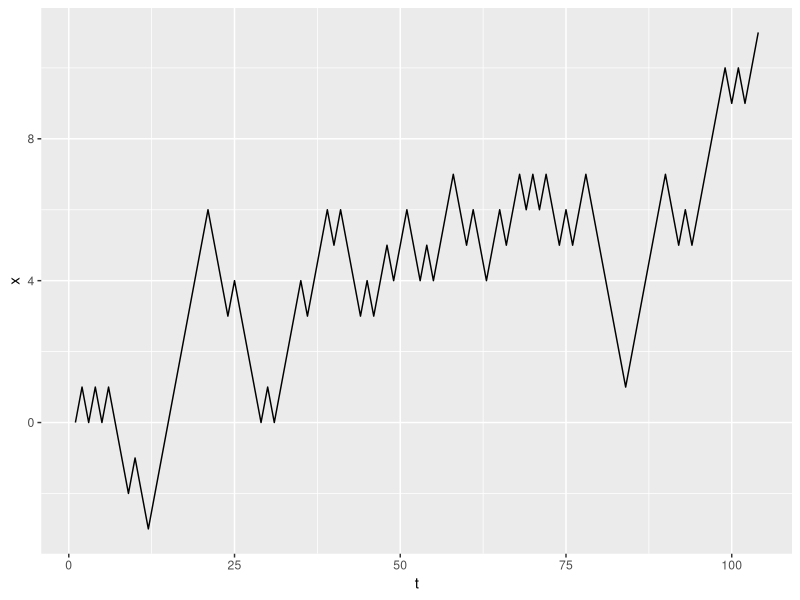

Write the R code that produced this figure. (Note: this script raises an error after producing the figure.)
##1
#a
setwd("/Users/jiayuan/Documents/MA881")
summary = function(x){
  if (is.numeric(x)==FALSE)stop("Invalid input. summary() only takes numeric vectors.")
  return(list(mean(x),median(x),var(x)))
}
z <- c(1,2,3,4,5,6,7,8,9)
summary(z)

#b
f = function(x,n){
  i = 0
  while(i <= n){
    i=i+1
    a <- exp(-x)*(x^i)/factorial(i)
    b <- sum(a)
  }
  print(b)
}
f(2,2)

#c
char = function(x){
  for (i in x) {
    if (is.character(i)){
      print(i)
    }else stop("Invalid input. char() only takes character vectors.")
  }
}
char("hello")

#d
library(ggplot2)
rwalk <- function(k){
  k1 = as.integer(k)
  if(k1 != k)stop("rands() requires an integer value to start.")
  
  i=1
  x=0
  while(x[i] != k){
    if(runif(1)<.5)D = 1
    else D = -1
    i = i+1
    x[i] = x[i-1]+ D
  }
  return(data.frame(x))
}

ser <- data.frame(rwalk(11))
ser
t <- 1:length(ser$x)
qplot(t,x, data=ser, geom="line")


##2
#a
ma3 <- function(x){
  n <- length(x)
  if(n==3){
    (x[1:(n-2)] + x[2:(n-1)] + x[3:n])/3
  }else stop("ma3() requires a vector of length 3.")
}
ma3(c(1,2,3))

#b
mak <- function(x,k){
  n <- length(x)
  i <- 1
  ma <- 0
  while (i<=k){
    ma <- ma + x[i:(n-k+i)]
    i <- i+1
  }
  ma/k
}
mak(c(1:5,6:1),3)

#c
mak(c(1:5,6:1),11)
#There is still a result, 3.273, in this situation.

#d
mak <- function(x,k){
  if(k<length(x)){
    n <- length(x)
    i <- 1
    ma <- 0
    while (i<=k){
      ma <- ma + x[i:(n-k+i)]
      i <- i+1
    }
    ma/k
  }else stop("mak() requires k<length(x).")
}
#>mak(c(1:5,6:1),11)
#Error in mak(c(1:5, 6:1), 11) : mak() requires k<length(x).

#e
mak <- function(x,k){
  if(k<length(x)){
    n <- length(x)
    i <- 1
    ma <- 0
    while (i<=k){
      ma <- ma + x[i:(n-k+i)]
      i <- i+1
    }
    ma/k
  }else stop("mak() requires k<length(x).")
}
mak(c(1:5,6:1),1)
#The result is the same as values in x

##3
fx <- function(x){
  if(x>-4 && x<4){
    ifelse(x < 0, x^2 + 2*x + 3, ifelse(x < 2, x+3, x^2 + 4*x - 7))
  }else stop("Invalid input. fx() only takes values in (-4,4).")
}
fx(2)
x <- seq(-3.99999, 3.99999, len=100)
plot(x, fx(x), type="l")

##4
fx <- function(mat){
  mat[mat%%2 == 1] <- 2 * mat[mat%%2 == 1]
  mat
}
fx(matrix(c(1,1,3,5,2,6,-2,-1,-3),nrow=3,byrow=TRUE))

##5
#a
pois = function(lamda, M){ 
  t = rexp(1, lamda)
  i = 1
  while (t[i] < M) {
    t = c(t, t[i] + rexp(1, lamda))
    i = i + 1
  }
  return(t[-i])
}
pois(1,3)

#b
library(ggplot2)
lengths = numeric(10000)
mean = numeric(10000)
var = numeric(10000)
for (i in 1:10000){
  lengths[i] = length(pois(5, 1))
} 
lengths
hist(lengths, xlab="Vector Lengths")
qplot(lengths, geom = "histogram") 
#The lengths also have a poisson distribution.
mean(lengths) #equals to lamda=5
var(lengths) #equals to lamda=5
qqplot(lengths,rpois(10000,5))
